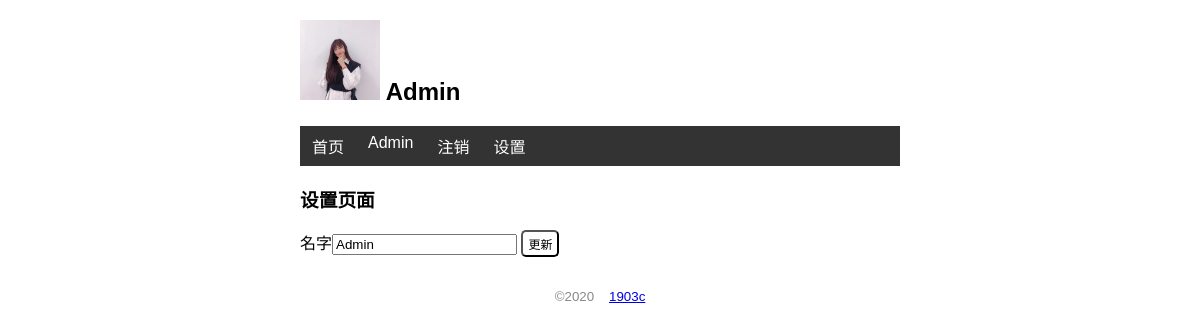
Page /setting (signed in) on the earlier database version.
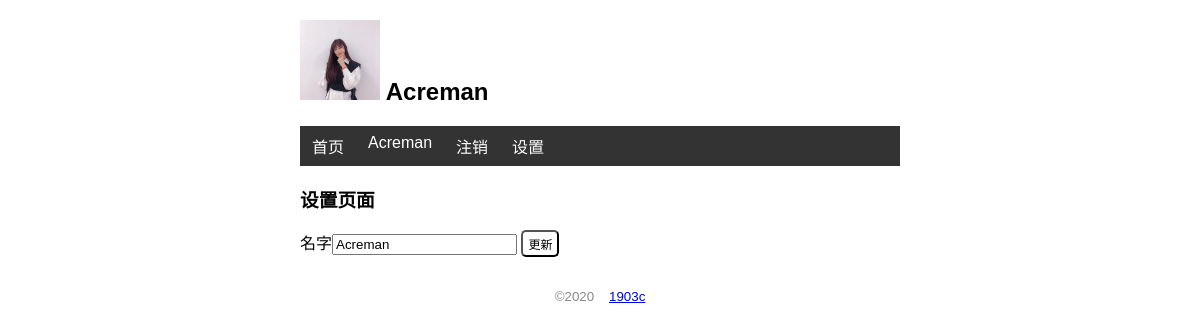
Same page on the later database version.
### app.py (models this page shows, shortened)
class User(db.Model,UserMixin):
    id = db.Column(db.Integer,primary_key=True)
    name = db.Column(db.String(24))
    username = db.Column(db.String(20))
    password_hash = db.Column(db.String(128))

### app.py (the view, shortened to what this page needs)
@app.route('/setting',methods=["GET","POST"])
@login_required
def setting():
    return render_template('setting.html')

### app.py (called while the page is built)
@login_manager.user_loader
def load_user(user_id):  # 创建用户加载回调函数，接受用户ID作为参数
    user = User.query.get(user_id)
    return user

@app.context_processor
def common_user():
    user = User.query.first()
    return dict(user=user)

### templates/setting.html
{% extends 'base.html' %}
{% block content %}
<h3>设置页面</h3>
<form action="" method="post">
    名字<input type="text" name="title" autocomplete="off" value="{{ current_user.name }}" required>
    <input type="submit" value="更新" class="btn">
</form>
{% endblock %}

### templates/base.html (shortened to what this page needs)
<!DOCTYPE html>
<html lang="en">
<head>
    {% block head %}
    <link rel="stylesheet" href="{{ url_for('static',filename='css/style.css') }}">
    {% endblock %}
</head>
<body>
    <h2>
        <img src="{{ url_for('static',filename='images/tt2.jpg') }}" alt="头像" class="avatar">
        {{ user.name }}
    </h2>
    <nav>
        <ul>
            <li>
                <a href="{{ url_for('index') }}">首页</a>
            </li>
            {% if not current_user.is_authenticated %}
            <li>
                <a href="{{ url_for('login') }}">登陆</a>
            </li>
            {% else %}
            <li>
                <a href="">{{current_user.name}}</a>
            </li>
            {% endif %}
            {% if current_user.is_authenticated %}
            <li>
                <a href="{{ url_for('logout') }}">注销</a>
            </li>
            <li>
                <a href="{{ url_for('setting') }}">设置</a>
            </li>
            {% endif %}
        </ul>
    </nav>
    {% block content %}
    {% endblock %}
    <footer>
        <small>
            &copy;2020 &nbsp;&nbsp;&nbsp;<a href="#">1903c</a>
        </small>
    </footer>
</body>
</html>

### static/css/style.css (style rules this page uses)
.avatar { width: 80px; }
body { margin: 0 auto; max-width: 600px; font-size: 16px; font-family: Arial, Helvetica, sans-serif; }
footer { color: #888888; margin-top: 20px; text-align: center; padding: 10px; }
nav ul { list-style-type: none; margin: 0; padding: 0; overflow: hidden; background-color: #333333; }
nav li { float: left; }
nav li a { display: block; color: white; text-align: center; padding: 8px 12px; text-decoration: none; }
.btn { font-size: 12px; padding: 3px 5px; text-decoration: none; cursor: pointer; background-color: white; color: black; border: 1px soild #555555; border-radius: 5px; }

Differences in the rows shown:
changed User: name "Admin" → "Acreman"; title "Admin" → "Acreman"
